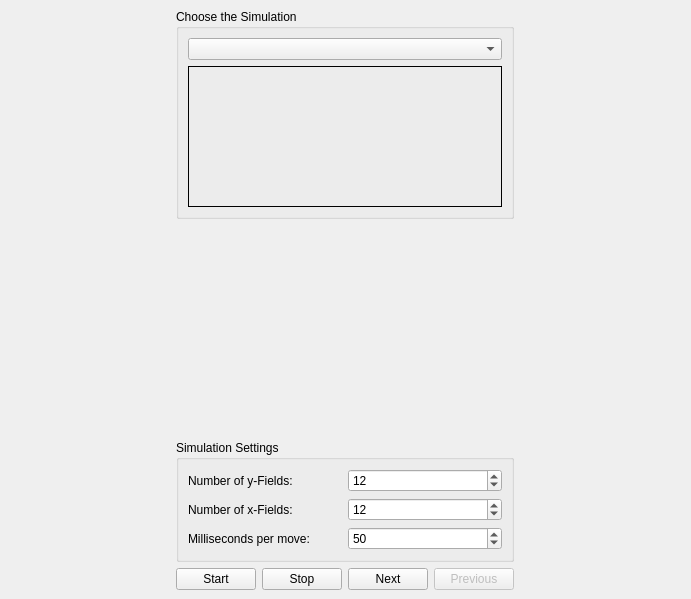
<ui version="4.0" >
 <author></author>
 <comment></comment>
 <exportmacro></exportmacro>
 <class>Dialog</class>
 <widget class="QWidget" name="Dialog" >
  <property name="geometry" >
   <rect>
    <x>0</x>
    <y>0</y>
    <width>691</width>
    <height>599</height>
   </rect>
  </property>
  <property name="sizePolicy" >
   <sizepolicy>
    <hsizetype>3</hsizetype>
    <vsizetype>3</vsizetype>
    <horstretch>0</horstretch>
    <verstretch>0</verstretch>
   </sizepolicy>
  </property>
  <property name="minimumSize" >
   <size>
    <width>300</width>
    <height>300</height>
   </size>
  </property>
  <property name="windowTitle" >
   <string>Chemical Simulations</string>
  </property>
  <property name="toolTip" >
   <string>In this dialog you can simulate chemical principles</string>
  </property>
  <property name="whatsThis" >
   <string>In this dialog you can simulate chemical principles</string>
  </property>
  <layout class="QGridLayout" >
   <property name="margin" >
    <number>9</number>
   </property>
   <property name="spacing" >
    <number>6</number>
   </property>
   <item row="0" column="0" >
    <widget class="QGroupBox" name="groupBox_2" >
     <property name="sizePolicy" >
      <sizepolicy>
       <hsizetype>5</hsizetype>
       <vsizetype>1</vsizetype>
       <horstretch>0</horstretch>
       <verstretch>0</verstretch>
      </sizepolicy>
     </property>
     <property name="title" >
      <string>Choose the Simulation</string>
     </property>
     <layout class="QGridLayout" >
      <property name="margin" >
       <number>9</number>
      </property>
      <property name="spacing" >
       <number>6</number>
      </property>
      <item row="0" column="0" >
       <widget class="QComboBox" name="combo" >
        <property name="toolTip" >
         <string>Select the simulation you want to run</string>
        </property>
        <property name="whatsThis" >
         <string>Select the simulation you want to run</string>
        </property>
       </widget>
      </item>
      <item row="1" column="0" >
       <widget class="QLabel" name="label" >
        <property name="sizePolicy" >
         <sizepolicy>
          <hsizetype>1</hsizetype>
          <vsizetype>3</vsizetype>
          <horstretch>0</horstretch>
          <verstretch>0</verstretch>
         </sizepolicy>
        </property>
        <property name="toolTip" >
         <string>This texts describes the simulation in brief words</string>
        </property>
        <property name="whatsThis" >
         <string>This texts describes the simulation in brief words</string>
        </property>
        <property name="frameShape" >
         <enum>QFrame::Box</enum>
        </property>
        <property name="lineWidth" >
         <number>1</number>
        </property>
        <property name="midLineWidth" >
         <number>1</number>
        </property>
        <property name="text" >
         <string/>
        </property>
        <property name="wordWrap" >
         <bool>true</bool>
        </property>
       </widget>
      </item>
     </layout>
    </widget>
   </item>
   <item row="1" column="0" >
    <layout class="QHBoxLayout" >
     <property name="margin" >
      <number>0</number>
     </property>
     <property name="spacing" >
      <number>6</number>
     </property>
     <item>
      <widget class="GamefieldWidget" name="gf" >
       <property name="sizePolicy" >
        <sizepolicy>
         <hsizetype>4</hsizetype>
         <vsizetype>7</vsizetype>
         <horstretch>0</horstretch>
         <verstretch>0</verstretch>
        </sizepolicy>
       </property>
       <property name="minimumSize" >
        <size>
         <width>200</width>
         <height>200</height>
        </size>
       </property>
       <property name="toolTip" >
        <string>The simulation is visualized here</string>
       </property>
       <property name="whatsThis" >
        <string>The simulation is visualized here</string>
       </property>
      </widget>
     </item>
    </layout>
   </item>
   <item row="3" column="0" >
    <layout class="QHBoxLayout" >
     <property name="margin" >
      <number>0</number>
     </property>
     <property name="spacing" >
      <number>6</number>
     </property>
     <item>
      <widget class="QPushButton" name="start" >
       <property name="toolTip" >
        <string>Start the simulation</string>
       </property>
       <property name="text" >
        <string>Start</string>
       </property>
      </widget>
     </item>
     <item>
      <widget class="QPushButton" name="stop" >
       <property name="toolTip" >
        <string>Stop the simulation</string>
       </property>
       <property name="text" >
        <string>Stop</string>
       </property>
      </widget>
     </item>
     <item>
      <widget class="QPushButton" name="next" >
       <property name="toolTip" >
        <string>Next move</string>
       </property>
       <property name="text" >
        <string>Next</string>
       </property>
      </widget>
     </item>
     <item>
      <widget class="QPushButton" name="prev" >
       <property name="enabled" >
        <bool>false</bool>
       </property>
       <property name="toolTip" >
        <string>Previous move</string>
       </property>
       <property name="text" >
        <string>Previous</string>
       </property>
      </widget>
     </item>
    </layout>
   </item>
   <item row="2" column="0" >
    <widget class="QGroupBox" name="groupBox_3" >
     <property name="sizePolicy" >
      <sizepolicy>
       <hsizetype>5</hsizetype>
       <vsizetype>1</vsizetype>
       <horstretch>0</horstretch>
       <verstretch>0</verstretch>
      </sizepolicy>
     </property>
     <property name="title" >
      <string>Simulation Settings</string>
     </property>
     <layout class="QGridLayout" >
      <property name="margin" >
       <number>9</number>
      </property>
      <property name="spacing" >
       <number>6</number>
      </property>
      <item row="0" column="0" >
       <layout class="QHBoxLayout" >
        <property name="margin" >
         <number>0</number>
        </property>
        <property name="spacing" >
         <number>6</number>
        </property>
        <item>
         <widget class="QLabel" name="label_2" >
          <property name="text" >
           <string>Number of y-Fields:</string>
          </property>
          <property name="buddy" >
           <cstring>ysize</cstring>
          </property>
         </widget>
        </item>
        <item>
         <widget class="QSpinBox" name="ysize" >
          <property name="toolTip" >
           <string>Defines the number of fields in the y-direction</string>
          </property>
          <property name="whatsThis" >
           <string>Defines the number of fields in the y-direction</string>
          </property>
          <property name="minimum" >
           <number>2</number>
          </property>
          <property name="value" >
           <number>12</number>
          </property>
         </widget>
        </item>
       </layout>
      </item>
      <item row="1" column="0" >
       <layout class="QHBoxLayout" >
        <property name="margin" >
         <number>0</number>
        </property>
        <property name="spacing" >
         <number>6</number>
        </property>
        <item>
         <widget class="QLabel" name="label_3" >
          <property name="text" >
           <string>Number of x-Fields:</string>
          </property>
          <property name="buddy" >
           <cstring>xsize</cstring>
          </property>
         </widget>
        </item>
        <item>
         <widget class="QSpinBox" name="xsize" >
          <property name="toolTip" >
           <string>Defines the number of fields in the x-direction</string>
          </property>
          <property name="whatsThis" >
           <string>Defines the number of fields in the x-direction</string>
          </property>
          <property name="minimum" >
           <number>2</number>
          </property>
          <property name="value" >
           <number>12</number>
          </property>
         </widget>
        </item>
       </layout>
      </item>
      <item row="2" column="0" >
       <layout class="QHBoxLayout" >
        <property name="margin" >
         <number>0</number>
        </property>
        <property name="spacing" >
         <number>6</number>
        </property>
        <item>
         <widget class="QLabel" name="label_5" >
          <property name="text" >
           <string>Milliseconds per move:</string>
          </property>
          <property name="buddy" >
           <cstring>time</cstring>
          </property>
         </widget>
        </item>
        <item>
         <widget class="QSpinBox" name="time" >
          <property name="minimum" >
           <number>1</number>
          </property>
          <property name="value" >
           <number>50</number>
          </property>
         </widget>
        </item>
       </layout>
      </item>
     </layout>
    </widget>
   </item>
  </layout>
 </widget>
 <pixmapfunction></pixmapfunction>
 <customwidgets>
  <customwidget>
   <class>GamefieldWidget</class>
   <extends>QFrame</extends>
   <header>gamefieldwidget.h</header>
   <container>0</container>
   <pixmap></pixmap>
  </customwidget>
 </customwidgets>
 <resources/>
 <connections/>
</ui>
